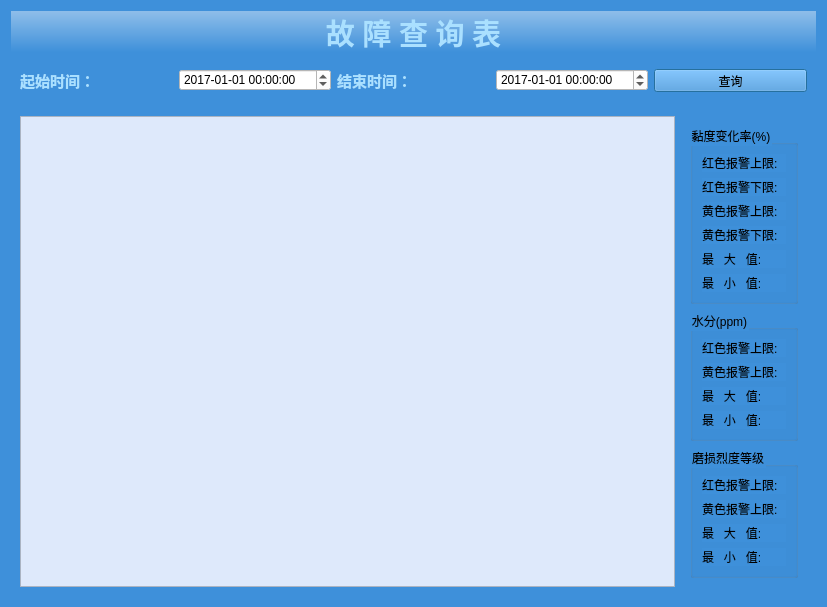
<?xml version="1.0" encoding="UTF-8"?>
<ui version="4.0">
 <class>warntable</class>
 <widget class="QDialog" name="warntable">
  <property name="geometry">
   <rect>
    <x>0</x>
    <y>0</y>
    <width>827</width>
    <height>544</height>
   </rect>
  </property>
  <property name="windowTitle">
   <string>Dialog</string>
  </property>
  <property name="styleSheet">
   <string notr="true">background-color: rgb(62, 144,218);</string>
  </property>
  <layout class="QVBoxLayout" name="verticalLayout">
   <item>
    <widget class="QLabel" name="label">
     <property name="palette">
      <palette>
       <active>
        <colorrole role="WindowText">
         <brush brushstyle="SolidPattern">
          <color alpha="255">
           <red>170</red>
           <green>224</green>
           <blue>255</blue>
          </color>
         </brush>
        </colorrole>
        <colorrole role="Button">
         <brush brushstyle="LinearGradientPattern">
          <gradient startx="0.000000000000000" starty="1.000000000000000" endx="0.000000000000000" endy="0.000000000000000" type="LinearGradient" spread="PadSpread" coordinatemode="ObjectBoundingMode">
           <gradientstop position="0.045454500000000">
            <color alpha="255">
             <red>62</red>
             <green>144</green>
             <blue>218</blue>
            </color>
           </gradientstop>
           <gradientstop position="0.977273000000000">
            <color alpha="255">
             <red>141</red>
             <green>189</green>
             <blue>233</blue>
            </color>
           </gradientstop>
          </gradient>
         </brush>
        </colorrole>
        <colorrole role="Base">
         <brush brushstyle="LinearGradientPattern">
          <gradient startx="0.000000000000000" starty="1.000000000000000" endx="0.000000000000000" endy="0.000000000000000" type="LinearGradient" spread="PadSpread" coordinatemode="ObjectBoundingMode">
           <gradientstop position="0.045454500000000">
            <color alpha="255">
             <red>62</red>
             <green>144</green>
             <blue>218</blue>
            </color>
           </gradientstop>
           <gradientstop position="0.977273000000000">
            <color alpha="255">
             <red>141</red>
             <green>189</green>
             <blue>233</blue>
            </color>
           </gradientstop>
          </gradient>
         </brush>
        </colorrole>
        <colorrole role="Window">
         <brush brushstyle="LinearGradientPattern">
          <gradient startx="0.000000000000000" starty="1.000000000000000" endx="0.000000000000000" endy="0.000000000000000" type="LinearGradient" spread="PadSpread" coordinatemode="ObjectBoundingMode">
           <gradientstop position="0.045454500000000">
            <color alpha="255">
             <red>62</red>
             <green>144</green>
             <blue>218</blue>
            </color>
           </gradientstop>
           <gradientstop position="0.977273000000000">
            <color alpha="255">
             <red>141</red>
             <green>189</green>
             <blue>233</blue>
            </color>
           </gradientstop>
          </gradient>
         </brush>
        </colorrole>
       </active>
       <inactive>
        <colorrole role="WindowText">
         <brush brushstyle="SolidPattern">
          <color alpha="255">
           <red>170</red>
           <green>224</green>
           <blue>255</blue>
          </color>
         </brush>
        </colorrole>
        <colorrole role="Button">
         <brush brushstyle="LinearGradientPattern">
          <gradient startx="0.000000000000000" starty="1.000000000000000" endx="0.000000000000000" endy="0.000000000000000" type="LinearGradient" spread="PadSpread" coordinatemode="ObjectBoundingMode">
           <gradientstop position="0.045454500000000">
            <color alpha="255">
             <red>62</red>
             <green>144</green>
             <blue>218</blue>
            </color>
           </gradientstop>
           <gradientstop position="0.977273000000000">
            <color alpha="255">
             <red>141</red>
             <green>189</green>
             <blue>233</blue>
            </color>
           </gradientstop>
          </gradient>
         </brush>
        </colorrole>
        <colorrole role="Base">
         <brush brushstyle="LinearGradientPattern">
          <gradient startx="0.000000000000000" starty="1.000000000000000" endx="0.000000000000000" endy="0.000000000000000" type="LinearGradient" spread="PadSpread" coordinatemode="ObjectBoundingMode">
           <gradientstop position="0.045454500000000">
            <color alpha="255">
             <red>62</red>
             <green>144</green>
             <blue>218</blue>
            </color>
           </gradientstop>
           <gradientstop position="0.977273000000000">
            <color alpha="255">
             <red>141</red>
             <green>189</green>
             <blue>233</blue>
            </color>
           </gradientstop>
          </gradient>
         </brush>
        </colorrole>
        <colorrole role="Window">
         <brush brushstyle="LinearGradientPattern">
          <gradient startx="0.000000000000000" starty="1.000000000000000" endx="0.000000000000000" endy="0.000000000000000" type="LinearGradient" spread="PadSpread" coordinatemode="ObjectBoundingMode">
           <gradientstop position="0.045454500000000">
            <color alpha="255">
             <red>62</red>
             <green>144</green>
             <blue>218</blue>
            </color>
           </gradientstop>
           <gradientstop position="0.977273000000000">
            <color alpha="255">
             <red>141</red>
             <green>189</green>
             <blue>233</blue>
            </color>
           </gradientstop>
          </gradient>
         </brush>
        </colorrole>
       </inactive>
       <disabled>
        <colorrole role="WindowText">
         <brush brushstyle="SolidPattern">
          <color alpha="255">
           <red>120</red>
           <green>120</green>
           <blue>120</blue>
          </color>
         </brush>
        </colorrole>
        <colorrole role="Button">
         <brush brushstyle="LinearGradientPattern">
          <gradient startx="0.000000000000000" starty="1.000000000000000" endx="0.000000000000000" endy="0.000000000000000" type="LinearGradient" spread="PadSpread" coordinatemode="ObjectBoundingMode">
           <gradientstop position="0.045454500000000">
            <color alpha="255">
             <red>62</red>
             <green>144</green>
             <blue>218</blue>
            </color>
           </gradientstop>
           <gradientstop position="0.977273000000000">
            <color alpha="255">
             <red>141</red>
             <green>189</green>
             <blue>233</blue>
            </color>
           </gradientstop>
          </gradient>
         </brush>
        </colorrole>
        <colorrole role="Base">
         <brush brushstyle="LinearGradientPattern">
          <gradient startx="0.000000000000000" starty="1.000000000000000" endx="0.000000000000000" endy="0.000000000000000" type="LinearGradient" spread="PadSpread" coordinatemode="ObjectBoundingMode">
           <gradientstop position="0.045454500000000">
            <color alpha="255">
             <red>62</red>
             <green>144</green>
             <blue>218</blue>
            </color>
           </gradientstop>
           <gradientstop position="0.977273000000000">
            <color alpha="255">
             <red>141</red>
             <green>189</green>
             <blue>233</blue>
            </color>
           </gradientstop>
          </gradient>
         </brush>
        </colorrole>
        <colorrole role="Window">
         <brush brushstyle="LinearGradientPattern">
          <gradient startx="0.000000000000000" starty="1.000000000000000" endx="0.000000000000000" endy="0.000000000000000" type="LinearGradient" spread="PadSpread" coordinatemode="ObjectBoundingMode">
           <gradientstop position="0.045454500000000">
            <color alpha="255">
             <red>62</red>
             <green>144</green>
             <blue>218</blue>
            </color>
           </gradientstop>
           <gradientstop position="0.977273000000000">
            <color alpha="255">
             <red>141</red>
             <green>189</green>
             <blue>233</blue>
            </color>
           </gradientstop>
          </gradient>
         </brush>
        </colorrole>
       </disabled>
      </palette>
     </property>
     <property name="font">
      <font>
       <family>楷体</family>
       <pointsize>22</pointsize>
       <weight>75</weight>
       <bold>true</bold>
      </font>
     </property>
     <property name="styleSheet">
      <string notr="true">background-color: qlineargradient(spread:pad, x1:0, y1:1, x2:0, y2:0, stop:0.0454545 rgba(62, 144, 218, 255), stop:0.977273 rgba(141, 189, 233, 255));</string>
     </property>
     <property name="text">
      <string>故 障 查 询 表</string>
     </property>
     <property name="alignment">
      <set>Qt::AlignCenter</set>
     </property>
    </widget>
   </item>
   <item>
    <widget class="QWidget" name="widget" native="true">
     <layout class="QHBoxLayout" name="horizontalLayout">
      <item>
       <widget class="QLabel" name="label_2">
        <property name="palette">
         <palette>
          <active>
           <colorrole role="WindowText">
            <brush brushstyle="SolidPattern">
             <color alpha="255">
              <red>170</red>
              <green>224</green>
              <blue>255</blue>
             </color>
            </brush>
           </colorrole>
           <colorrole role="Button">
            <brush brushstyle="SolidPattern">
             <color alpha="255">
              <red>62</red>
              <green>144</green>
              <blue>218</blue>
             </color>
            </brush>
           </colorrole>
           <colorrole role="Text">
            <brush brushstyle="SolidPattern">
             <color alpha="255">
              <red>255</red>
              <green>0</green>
              <blue>255</blue>
             </color>
            </brush>
           </colorrole>
           <colorrole role="BrightText">
            <brush brushstyle="SolidPattern">
             <color alpha="255">
              <red>255</red>
              <green>0</green>
              <blue>255</blue>
             </color>
            </brush>
           </colorrole>
           <colorrole role="ButtonText">
            <brush brushstyle="SolidPattern">
             <color alpha="255">
              <red>255</red>
              <green>0</green>
              <blue>255</blue>
             </color>
            </brush>
           </colorrole>
           <colorrole role="Base">
            <brush brushstyle="SolidPattern">
             <color alpha="255">
              <red>62</red>
              <green>144</green>
              <blue>218</blue>
             </color>
            </brush>
           </colorrole>
           <colorrole role="Window">
            <brush brushstyle="SolidPattern">
             <color alpha="255">
              <red>62</red>
              <green>144</green>
              <blue>218</blue>
             </color>
            </brush>
           </colorrole>
          </active>
          <inactive>
           <colorrole role="WindowText">
            <brush brushstyle="SolidPattern">
             <color alpha="255">
              <red>170</red>
              <green>224</green>
              <blue>255</blue>
             </color>
            </brush>
           </colorrole>
           <colorrole role="Button">
            <brush brushstyle="SolidPattern">
             <color alpha="255">
              <red>62</red>
              <green>144</green>
              <blue>218</blue>
             </color>
            </brush>
           </colorrole>
           <colorrole role="Text">
            <brush brushstyle="SolidPattern">
             <color alpha="255">
              <red>255</red>
              <green>0</green>
              <blue>255</blue>
             </color>
            </brush>
           </colorrole>
           <colorrole role="BrightText">
            <brush brushstyle="SolidPattern">
             <color alpha="255">
              <red>255</red>
              <green>0</green>
              <blue>255</blue>
             </color>
            </brush>
           </colorrole>
           <colorrole role="ButtonText">
            <brush brushstyle="SolidPattern">
             <color alpha="255">
              <red>255</red>
              <green>0</green>
              <blue>255</blue>
             </color>
            </brush>
           </colorrole>
           <colorrole role="Base">
            <brush brushstyle="SolidPattern">
             <color alpha="255">
              <red>62</red>
              <green>144</green>
              <blue>218</blue>
             </color>
            </brush>
           </colorrole>
           <colorrole role="Window">
            <brush brushstyle="SolidPattern">
             <color alpha="255">
              <red>62</red>
              <green>144</green>
              <blue>218</blue>
             </color>
            </brush>
           </colorrole>
          </inactive>
          <disabled>
           <colorrole role="WindowText">
            <brush brushstyle="SolidPattern">
             <color alpha="255">
              <red>120</red>
              <green>120</green>
              <blue>120</blue>
             </color>
            </brush>
           </colorrole>
           <colorrole role="Button">
            <brush brushstyle="SolidPattern">
             <color alpha="255">
              <red>62</red>
              <green>144</green>
              <blue>218</blue>
             </color>
            </brush>
           </colorrole>
           <colorrole role="Text">
            <brush brushstyle="SolidPattern">
             <color alpha="255">
              <red>120</red>
              <green>120</green>
              <blue>120</blue>
             </color>
            </brush>
           </colorrole>
           <colorrole role="BrightText">
            <brush brushstyle="SolidPattern">
             <color alpha="255">
              <red>255</red>
              <green>0</green>
              <blue>255</blue>
             </color>
            </brush>
           </colorrole>
           <colorrole role="ButtonText">
            <brush brushstyle="SolidPattern">
             <color alpha="255">
              <red>120</red>
              <green>120</green>
              <blue>120</blue>
             </color>
            </brush>
           </colorrole>
           <colorrole role="Base">
            <brush brushstyle="SolidPattern">
             <color alpha="255">
              <red>62</red>
              <green>144</green>
              <blue>218</blue>
             </color>
            </brush>
           </colorrole>
           <colorrole role="Window">
            <brush brushstyle="SolidPattern">
             <color alpha="255">
              <red>62</red>
              <green>144</green>
              <blue>218</blue>
             </color>
            </brush>
           </colorrole>
          </disabled>
         </palette>
        </property>
        <property name="font">
         <font>
          <family>宋体</family>
          <pointsize>11</pointsize>
          <weight>75</weight>
          <bold>true</bold>
         </font>
        </property>
        <property name="text">
         <string>起始时间：</string>
        </property>
       </widget>
      </item>
      <item>
       <widget class="QDateTimeEdit" name="startdateTimeEdit">
        <property name="styleSheet">
         <string notr="true">background-color: rgb(255, 255, 255);</string>
        </property>
        <property name="date">
         <date>
          <year>2017</year>
          <month>1</month>
          <day>1</day>
         </date>
        </property>
        <property name="displayFormat">
         <string>yyyy-MM-dd HH:mm:ss</string>
        </property>
       </widget>
      </item>
      <item>
       <widget class="QLabel" name="label_3">
        <property name="palette">
         <palette>
          <active>
           <colorrole role="WindowText">
            <brush brushstyle="SolidPattern">
             <color alpha="255">
              <red>170</red>
              <green>224</green>
              <blue>255</blue>
             </color>
            </brush>
           </colorrole>
           <colorrole role="Button">
            <brush brushstyle="SolidPattern">
             <color alpha="255">
              <red>62</red>
              <green>144</green>
              <blue>218</blue>
             </color>
            </brush>
           </colorrole>
           <colorrole role="Base">
            <brush brushstyle="SolidPattern">
             <color alpha="255">
              <red>62</red>
              <green>144</green>
              <blue>218</blue>
             </color>
            </brush>
           </colorrole>
           <colorrole role="Window">
            <brush brushstyle="SolidPattern">
             <color alpha="255">
              <red>62</red>
              <green>144</green>
              <blue>218</blue>
             </color>
            </brush>
           </colorrole>
          </active>
          <inactive>
           <colorrole role="WindowText">
            <brush brushstyle="SolidPattern">
             <color alpha="255">
              <red>170</red>
              <green>224</green>
              <blue>255</blue>
             </color>
            </brush>
           </colorrole>
           <colorrole role="Button">
            <brush brushstyle="SolidPattern">
             <color alpha="255">
              <red>62</red>
              <green>144</green>
              <blue>218</blue>
             </color>
            </brush>
           </colorrole>
           <colorrole role="Base">
            <brush brushstyle="SolidPattern">
             <color alpha="255">
              <red>62</red>
              <green>144</green>
              <blue>218</blue>
             </color>
            </brush>
           </colorrole>
           <colorrole role="Window">
            <brush brushstyle="SolidPattern">
             <color alpha="255">
              <red>62</red>
              <green>144</green>
              <blue>218</blue>
             </color>
            </brush>
           </colorrole>
          </inactive>
          <disabled>
           <colorrole role="WindowText">
            <brush brushstyle="SolidPattern">
             <color alpha="255">
              <red>120</red>
              <green>120</green>
              <blue>120</blue>
             </color>
            </brush>
           </colorrole>
           <colorrole role="Button">
            <brush brushstyle="SolidPattern">
             <color alpha="255">
              <red>62</red>
              <green>144</green>
              <blue>218</blue>
             </color>
            </brush>
           </colorrole>
           <colorrole role="Base">
            <brush brushstyle="SolidPattern">
             <color alpha="255">
              <red>62</red>
              <green>144</green>
              <blue>218</blue>
             </color>
            </brush>
           </colorrole>
           <colorrole role="Window">
            <brush brushstyle="SolidPattern">
             <color alpha="255">
              <red>62</red>
              <green>144</green>
              <blue>218</blue>
             </color>
            </brush>
           </colorrole>
          </disabled>
         </palette>
        </property>
        <property name="font">
         <font>
          <family>宋体</family>
          <pointsize>11</pointsize>
          <weight>75</weight>
          <bold>true</bold>
         </font>
        </property>
        <property name="text">
         <string>结束时间：</string>
        </property>
       </widget>
      </item>
      <item>
       <widget class="QDateTimeEdit" name="enddateTimeEdit">
        <property name="styleSheet">
         <string notr="true">background-color: rgb(255, 255, 255);</string>
        </property>
        <property name="date">
         <date>
          <year>2017</year>
          <month>1</month>
          <day>1</day>
         </date>
        </property>
        <property name="displayFormat">
         <string>yyyy-MM-dd HH:mm:ss</string>
        </property>
       </widget>
      </item>
      <item>
       <widget class="QPushButton" name="pushButton">
        <property name="minimumSize">
         <size>
          <width>0</width>
          <height>20</height>
         </size>
        </property>
        <property name="cursor">
         <cursorShape>PointingHandCursor</cursorShape>
        </property>
        <property name="styleSheet">
         <string notr="true">border-image: url(:/res/button3.png);</string>
        </property>
        <property name="text">
         <string>查询</string>
        </property>
        <property name="flat">
         <bool>false</bool>
        </property>
       </widget>
      </item>
     </layout>
    </widget>
   </item>
   <item>
    <widget class="QWidget" name="widget_2" native="true">
     <layout class="QHBoxLayout" name="horizontalLayout_2">
      <item>
       <widget class="QTableView" name="tableView">
        <property name="styleSheet">
         <string notr="true">background-color: rgb(222, 233, 251);</string>
        </property>
        <property name="editTriggers">
         <set>QAbstractItemView::NoEditTriggers</set>
        </property>
        <property name="textElideMode">
         <enum>Qt::ElideMiddle</enum>
        </property>
        <attribute name="horizontalHeaderStretchLastSection">
         <bool>true</bool>
        </attribute>
        <attribute name="verticalHeaderStretchLastSection">
         <bool>false</bool>
        </attribute>
       </widget>
      </item>
      <item>
       <widget class="QWidget" name="widget_3" native="true">
        <layout class="QVBoxLayout" name="verticalLayout_2">
         <item>
          <widget class="QGroupBox" name="groupBox">
           <property name="title">
            <string>黏度变化率(%)</string>
           </property>
           <layout class="QVBoxLayout" name="verticalLayout_4">
            <item>
             <widget class="QLabel" name="vis_changerate_sa_label">
              <property name="text">
               <string>红色报警上限:</string>
              </property>
             </widget>
            </item>
            <item>
             <widget class="QLabel" name="vis_changerate_si_label">
              <property name="text">
               <string>红色报警下限:</string>
              </property>
             </widget>
            </item>
            <item>
             <widget class="QLabel" name="vis_changerate_a_label">
              <property name="text">
               <string>黄色报警上限:</string>
              </property>
             </widget>
            </item>
            <item>
             <widget class="QLabel" name="vis_changerate_i_label">
              <property name="text">
               <string>黄色报警下限:</string>
              </property>
             </widget>
            </item>
            <item>
             <widget class="QLabel" name="vis_changerate_max_label">
              <property name="text">
               <string>最   大   值:</string>
              </property>
             </widget>
            </item>
            <item>
             <widget class="QLabel" name="vis_changerate_min_label">
              <property name="text">
               <string>最   小   值:</string>
              </property>
             </widget>
            </item>
           </layout>
          </widget>
         </item>
         <item>
          <widget class="QGroupBox" name="groupBox_3">
           <property name="title">
            <string>水分(ppm)</string>
           </property>
           <layout class="QVBoxLayout" name="verticalLayout_5">
            <item>
             <widget class="QLabel" name="water_s_label">
              <property name="text">
               <string>红色报警上限:</string>
              </property>
             </widget>
            </item>
            <item>
             <widget class="QLabel" name="water_label">
              <property name="text">
               <string>黄色报警上限:</string>
              </property>
             </widget>
            </item>
            <item>
             <widget class="QLabel" name="water_max_label">
              <property name="text">
               <string>最   大   值:</string>
              </property>
             </widget>
            </item>
            <item>
             <widget class="QLabel" name="water_min_label">
              <property name="text">
               <string>最   小   值:</string>
              </property>
             </widget>
            </item>
           </layout>
          </widget>
         </item>
         <item>
          <widget class="QGroupBox" name="groupBox_2">
           <property name="title">
            <string>磨损烈度等级</string>
           </property>
           <layout class="QVBoxLayout" name="verticalLayout_3">
            <item>
             <widget class="QLabel" name="Num_grade_s_label">
              <property name="text">
               <string>红色报警上限:</string>
              </property>
             </widget>
            </item>
            <item>
             <widget class="QLabel" name="Num_grade_label">
              <property name="text">
               <string>黄色报警上限:</string>
              </property>
             </widget>
            </item>
            <item>
             <widget class="QLabel" name="Num_grade_max_label">
              <property name="text">
               <string>最   大   值:</string>
              </property>
             </widget>
            </item>
            <item>
             <widget class="QLabel" name="Num_grade_min_label">
              <property name="text">
               <string>最   小   值:</string>
              </property>
             </widget>
            </item>
           </layout>
          </widget>
         </item>
        </layout>
       </widget>
      </item>
     </layout>
    </widget>
   </item>
  </layout>
 </widget>
 <resources/>
 <connections/>
</ui>
